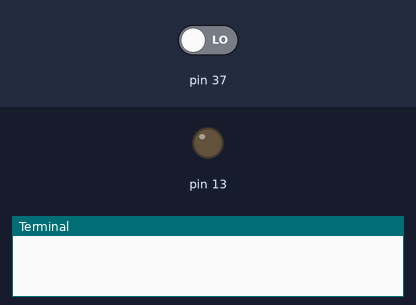
Recording of a program running on a simulated Raspberry Pi (header pin numbers). Shown: output pins drawn as LEDs (lit = HIGH), the last lines printed to the terminal. Dashed ring = blinking. Inputs (shaded band) come from the test bench; at power-on: pin 37 LOW. The camera gives no picture and a still takes 0.5 s.

Above: at 5.0 s.
5.1 s: pin 37 driven HIGH
At 12.1 s:
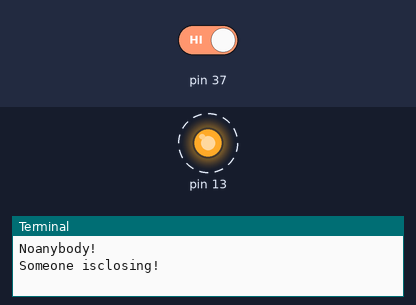
12.2 s: pin 37 driven LOW
At 13.1 s:
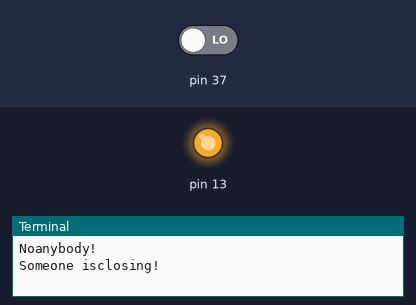
Timing chart, 0 to 15.2 s (numbered marks = the images above; inputs shaded):
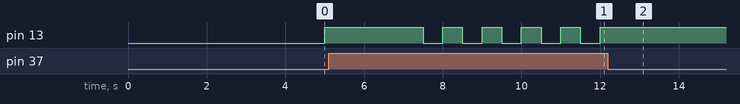

Measured:
- after the input at 5.1 s, pin 13: alternates HIGH for 0.50 s and LOW for 0.50 s, starting after 2.4 s
- after the input at 12.2 s, pin 13: stops changing and stays HIGH

The program:

test.py
```python
#coding=utf-8
import RPi.GPIO as GPIO
import time
import picamera
from time import sleep
#from aa import main

#初始化
def init():
    GPIO.setwarnings(False)
    GPIO.setmode(GPIO.BOARD)
    GPIO.setup(37,GPIO.IN)
    GPIO.setup(13,GPIO.OUT)
    pass

#蜂鸣器鸣叫函数
def beep():
    while GPIO.input(37):
        GPIO.output(13,GPIO.LOW)
        time.sleep(0.5)
        GPIO.output(13,GPIO.HIGH)
        time.sleep(0.5)
#感应器侦测函数
def detct():
    #因为是仅仅试验，所以只让它循环运行100次
    for i in range(1,101):
        #如果感应器针脚输出为True，则打印信息并执行蜂鸣器函数
        if GPIO.input(37) == True:
            print "Someone isclosing!"

            with picamera.PiCamera() as camera:
                camera.resolution = (512, 384)
                camera.start_preview()
                camera.capture('foo.jpg')
                beep()
                #main()

        #否则将蜂鸣器的针脚电平设置为HIGH
        else:
            GPIO.output(13,GPIO.HIGH)
            print "Noanybody!"
        time.sleep(2)


time.sleep(5)
init()
detct()
#脚本运行完毕执行清理工作
GPIO.cleanup()
```
